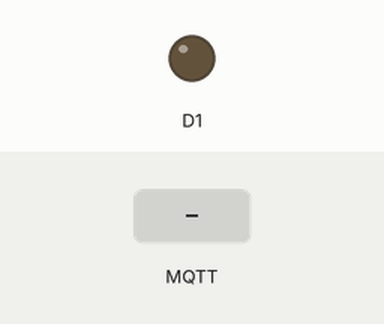
This sketch was run on a simulated ESP8266 (NodeMCU). Parts: output pins drawn as LEDs (lit = HIGH). The test bench sets the inputs (shaded band). WiFi joins after 1.5 s; servers stay silent unless stated; no MQTT or app messages arrive unless stated; what the sketch prints to the serial monitor is not drawn.

Above: at 2.7 s.
2.8 s: MQTT message "LIGHTON" arrives on the first subscribed topic
At 3.7 s:
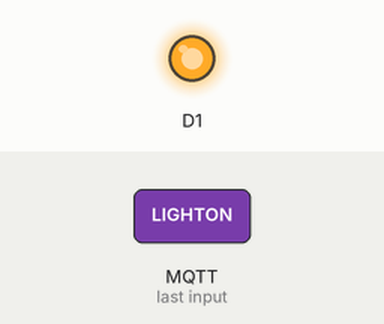
4.3 s: MQTT message "LIGHTOFF" arrives on the first subscribed topic
At 5.0 s:
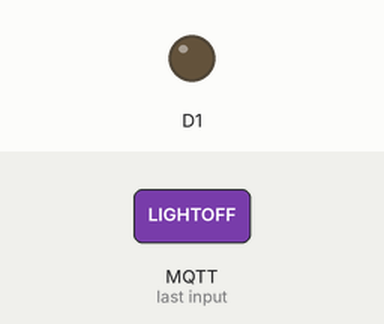
Timing chart, 0 to 7.3 s (numbered marks = the images above; inputs shaded):
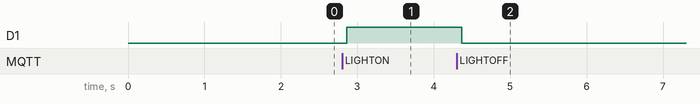

Measured:
- after the input at 2.8 s, D1: LOW → HIGH after 0.06 s
- after the input at 4.3 s, D1: HIGH → LOW after 0.06 s

The sketch:

SmartHomeControl.ino
```cpp
#include <ESP8266WiFi.h>
#include <PubSubClient.h>

const char* ssid = "Your SSID";
const char* password = "Your Password";

#define ORG "Your Org ID"
#define DEVICE_TYPE "Your Device type"
#define DEVICE_ID "Your Device ID"
#define TOKEN "Your Device Token"
String command;
char server[] = ORG ".messaging.internetofthings.ibmcloud.com";
char topic[] = "iot-2/cmd/home/fmt/String";
char authMethod[] = "use-token-auth";
char token[] = TOKEN;
char clientId[] = "d:" ORG ":" DEVICE_TYPE ":" DEVICE_ID;
//Serial.println(clientID);
void callback(char* topic, byte* payload, unsigned int payloadLength);
WiFiClient wifiClient;
PubSubClient client(server,1883,callback,wifiClient);
void setup() {
  Serial.begin(115200);
  Serial.println();
  pinMode(D1,OUTPUT);
  wifiConnect();
  mqttConnect();
}

void loop() {
  if (!client.loop()) {
    mqttConnect();
  }
delay(100);
}

void wifiConnect() {
  Serial.print("Connecting to "); Serial.print(ssid);
  WiFi.begin(ssid, password);
  while (WiFi.status() != WL_CONNECTED) {
    delay(500);
    Serial.print(".");
  }
  Serial.print("nWiFi connected, IP address: "); Serial.println(WiFi.localIP());
}

void mqttConnect() {
  if (!client.connected()) {
    Serial.print("Reconnecting MQTT client to "); Serial.println(server);
    while (!client.connect(clientId, authMethod, token)) {
      Serial.print(".");
      delay(500);
    }
    initManagedDevice();
    Serial.println();
  }
}
void initManagedDevice() {
  if (client.subscribe(topic)) {
    Serial.println("subscribe to cmd OK");
  } else {
    Serial.println("subscribe to cmd FAILED");
  }
}

void callback(char* topic, byte* payload, unsigned int payloadLength) {
  Serial.print("callback invoked for topic: "); Serial.println(topic);

  for (int i = 0; i < payloadLength; i++) {
    //Serial.println((char)payload[i]);
    command += (char)payload[i];
  }
Serial.println(command);
if(command == "LIGHTON"){
  digitalWrite(D1,HIGH);
  Serial.println("Light is Switched ON");
}
else if(command == "LIGHTOFF"){
  digitalWrite(D1,LOW);
  Serial.println("Light is Switched OFF");
}
command ="";
}
```
